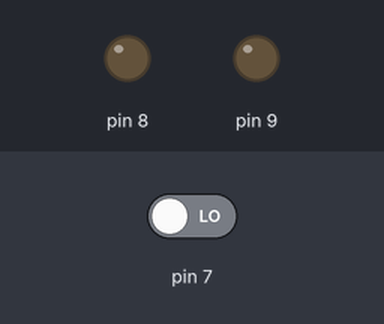
Recording of a sketch running on a simulated Arduino Uno, built with avr-gcc and run on an emulated ATmega328P. Parts: output pins drawn as LEDs (lit = HIGH). Dashed ring = blinking. The test bench sets the inputs (shaded band); at power-on: pin 7 LOW.

Above: at 1.2 s.
1.3 s: pin 7 driven HIGH
At 1.45 s:
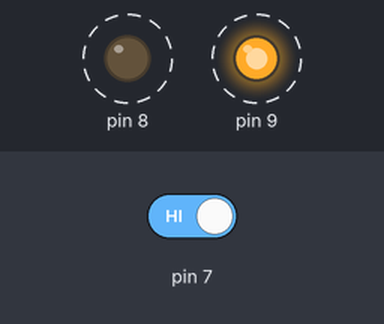
4.3 s: pin 7 driven LOW
At 4.3 s:
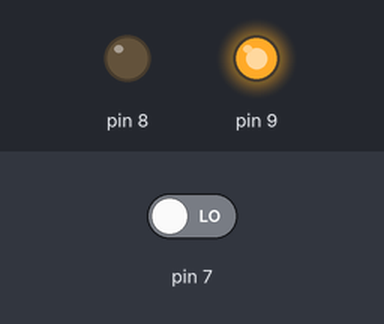
Timing chart, 0 to 7.3 s (numbered marks = the images above; inputs shaded):
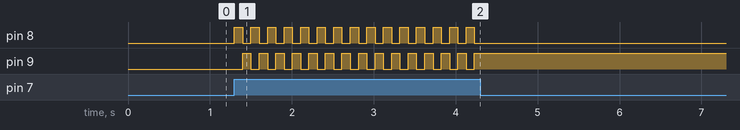

Measured:
- after the input at 1.3 s, pin 8: alternates HIGH for 0.10 s and LOW for 0.10 s, starting at once; pin 9: alternates HIGH for 0.10 s and LOW for 0.10 s, starting after 0.10 s
- after the input at 4.3 s, pin 8: stops changing and stays LOW; pin 9: stops changing and stays HIGH

The sketch:

03_heads_tails.ino
```cpp
unsigned long timestamp = 0;

void setup() {
  pinMode(7, INPUT);
  pinMode(8, OUTPUT);
  pinMode(9, OUTPUT);
}

void loop() {
  int buttonState = digitalRead(7);

  if (buttonState == HIGH) {

    if (millis() - timestamp > 100) {
      timestamp = millis();
      if (digitalRead(8) == HIGH) {
        digitalWrite(8, LOW);
        digitalWrite(9, HIGH);
      } else {
        digitalWrite(8, HIGH);
        digitalWrite(9, LOW);
      }
    }
    //    digitalWrite(8, HIGH);
    //    delay(1000);
    //    digitalWrite(8, LOW);
    //    delay(1000);
  }
}
```
